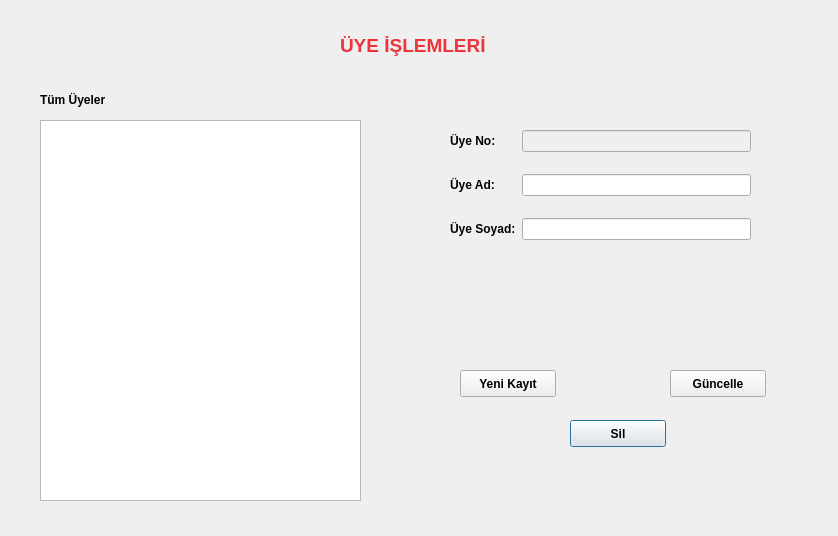
<?xml version="1.0" encoding="UTF-8"?>
<ui version="4.0">
 <class>UyeIslemleri</class>
 <widget class="QDialog" name="UyeIslemleri">
  <property name="geometry">
   <rect>
    <x>0</x>
    <y>0</y>
    <width>838</width>
    <height>536</height>
   </rect>
  </property>
  <property name="windowTitle">
   <string>Dialog</string>
  </property>
  <widget class="QWidget" name="formLayoutWidget">
   <property name="geometry">
    <rect>
     <x>450</x>
     <y>130</y>
     <width>301</width>
     <height>151</height>
    </rect>
   </property>
   <layout class="QFormLayout" name="formLayout">
    <property name="verticalSpacing">
     <number>22</number>
    </property>
    <property name="topMargin">
     <number>0</number>
    </property>
    <item row="0" column="0">
     <widget class="QLabel" name="label_3">
      <property name="font">
       <font>
        <bold>true</bold>
       </font>
      </property>
      <property name="text">
       <string>Üye No:</string>
      </property>
     </widget>
    </item>
    <item row="1" column="0">
     <widget class="QLabel" name="label_2">
      <property name="font">
       <font>
        <bold>true</bold>
       </font>
      </property>
      <property name="text">
       <string>Üye Ad:</string>
      </property>
     </widget>
    </item>
    <item row="2" column="0">
     <widget class="QLabel" name="label_4">
      <property name="font">
       <font>
        <bold>true</bold>
       </font>
      </property>
      <property name="text">
       <string>Üye Soyad:</string>
      </property>
     </widget>
    </item>
    <item row="0" column="1">
     <widget class="QLineEdit" name="uyeNo_line">
      <property name="enabled">
       <bool>false</bool>
      </property>
     </widget>
    </item>
    <item row="1" column="1">
     <widget class="QLineEdit" name="uyeAd_line"/>
    </item>
    <item row="2" column="1">
     <widget class="QLineEdit" name="uyeSoyad_line"/>
    </item>
   </layout>
  </widget>
  <widget class="QLabel" name="label">
   <property name="geometry">
    <rect>
     <x>340</x>
     <y>20</y>
     <width>171</width>
     <height>51</height>
    </rect>
   </property>
   <property name="palette">
    <palette>
     <active>
      <colorrole role="WindowText">
       <brush brushstyle="SolidPattern">
        <color alpha="255">
         <red>237</red>
         <green>51</green>
         <blue>59</blue>
        </color>
       </brush>
      </colorrole>
     </active>
     <inactive>
      <colorrole role="WindowText">
       <brush brushstyle="SolidPattern">
        <color alpha="255">
         <red>237</red>
         <green>51</green>
         <blue>59</blue>
        </color>
       </brush>
      </colorrole>
     </inactive>
     <disabled/>
    </palette>
   </property>
   <property name="font">
    <font>
     <pointsize>14</pointsize>
     <bold>true</bold>
    </font>
   </property>
   <property name="text">
    <string>ÜYE İŞLEMLERİ</string>
   </property>
  </widget>
  <widget class="QLabel" name="label_5">
   <property name="geometry">
    <rect>
     <x>40</x>
     <y>90</y>
     <width>131</width>
     <height>19</height>
    </rect>
   </property>
   <property name="font">
    <font>
     <bold>true</bold>
    </font>
   </property>
   <property name="text">
    <string>Tüm Üyeler</string>
   </property>
  </widget>
  <widget class="QTableView" name="tableView">
   <property name="geometry">
    <rect>
     <x>40</x>
     <y>120</y>
     <width>321</width>
     <height>381</height>
    </rect>
   </property>
  </widget>
  <widget class="QPushButton" name="sil_button">
   <property name="geometry">
    <rect>
     <x>570</x>
     <y>420</y>
     <width>96</width>
     <height>27</height>
    </rect>
   </property>
   <property name="font">
    <font>
     <bold>true</bold>
    </font>
   </property>
   <property name="text">
    <string>Sil</string>
   </property>
  </widget>
  <widget class="QPushButton" name="guncelle_button">
   <property name="geometry">
    <rect>
     <x>670</x>
     <y>370</y>
     <width>96</width>
     <height>27</height>
    </rect>
   </property>
   <property name="font">
    <font>
     <bold>true</bold>
    </font>
   </property>
   <property name="text">
    <string>Güncelle</string>
   </property>
  </widget>
  <widget class="QPushButton" name="yeniKayit_button">
   <property name="geometry">
    <rect>
     <x>460</x>
     <y>370</y>
     <width>96</width>
     <height>27</height>
    </rect>
   </property>
   <property name="font">
    <font>
     <bold>true</bold>
    </font>
   </property>
   <property name="text">
    <string>Yeni Kayıt</string>
   </property>
  </widget>
 </widget>
 <resources/>
 <connections/>
</ui>
